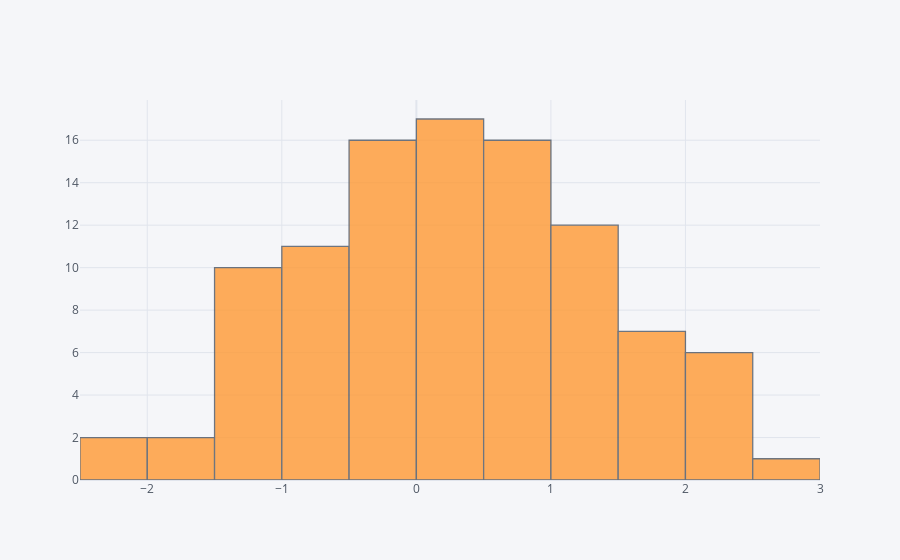

The notebook cell this image was saved under:
### Code cell
df1["A"].iplot(kind='hist')

### Figure 1 — Plotly figure (JSON) as saved in the notebook; plotly's stock layout.template omitted (floating-point values rounded to 4 significant figures)
{"data": [{"histfunc": "count", "histnorm": "", "marker": {"color": "rgba(255, 153, 51, 1.0)", "line": {"color": "#4D5663", "width": 1.3}}, "name": "A", "opacity": 0.8, "orientation": "v", "type": "histogram", "x": [-1.113, 1.022, -1.554, 1.247, 0.4734, 0.04856, 0.8231, 0.3484, 0.1638, 2.383, 1.368, -0.9048, -1.121, 2.225, 0.04509, -1.03, -1.911, -0.1639, -0.3744, -0.09774, 0.4162, -0.3299, -0.8221, 0.7663, 0.04999, -0.8831, 1.132, -0.4802, -0.341, 1.165, -0.684, 1.858, 2.259, 1.833, -1.309, -0.262, 0.05275, -2.054, 0.04815, 0.5795, -0.1537, 0.5315, -0.5141, 1.087, -1.409, -1.144, -0.5179, 1.158, 1.229, 0.3803, -0.6212, 1.237, 2.739, 1.146, 1.769, 0.2837, -0.4961, -0.8757, 1.157, 2.019, -0.316, -1.364, 0.8283, 0.519, 0.5244, 0.6749, 1.503, -2.29, -0.6569, -0.5234, 1.721, 0.5961, 0.1268, 0.06444, 0.577, 2.051, 0.5871, 0.4367, -0.9844, -1.169, -1.481, 1.699, -0.3462, -1.456, 1.12, 0.7566, 0.8186, -0.4691, -0.3427, 2.023, 0.3261, 0.7214, 1.528, 0.09357, 0.65, -0.01111, 0.8294, -0.4973, -0.1772, 0.1665]}], "layout": {"barmode": "overlay", "legend": {"bgcolor": "#F5F6F9", "font": {"color": "#4D5663"}}, "paper_bgcolor": "#F5F6F9", "plot_bgcolor": "#F5F6F9", "title": {"font": {"color": "#4D5663"}}, "xaxis": {"gridcolor": "#E1E5ED", "showgrid": true, "tickfont": {"color": "#4D5663"}, "title": {"font": {"color": "#4D5663"}, "text": ""}, "zerolinecolor": "#E1E5ED"}, "yaxis": {"gridcolor": "#E1E5ED", "showgrid": true, "tickfont": {"color": "#4D5663"}, "title": {"font": {"color": "#4D5663"}, "text": ""}, "zerolinecolor": "#E1E5ED"}}}
